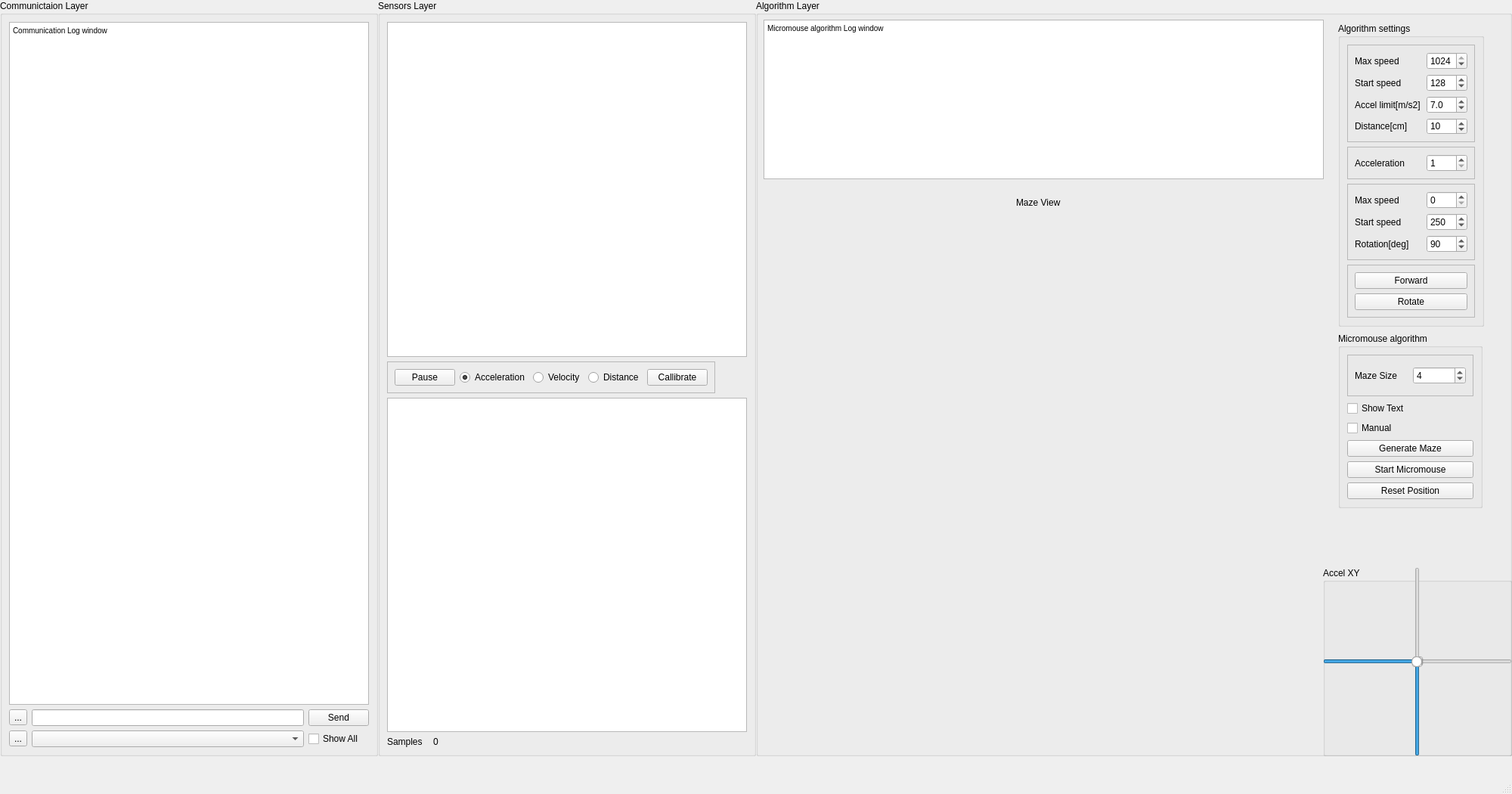
<?xml version="1.0" encoding="UTF-8"?>
<ui version="4.0">
 <class>MainWindow</class>
 <widget class="QMainWindow" name="MainWindow">
  <property name="geometry">
   <rect>
    <x>0</x>
    <y>0</y>
    <width>2000</width>
    <height>1050</height>
   </rect>
  </property>
  <property name="sizePolicy">
   <sizepolicy hsizetype="Fixed" vsizetype="Fixed">
    <horstretch>0</horstretch>
    <verstretch>0</verstretch>
   </sizepolicy>
  </property>
  <property name="windowTitle">
   <string>MainWindow</string>
  </property>
  <widget class="QWidget" name="centralwidget">
   <widget class="QGroupBox" name="gB_lvl0">
    <property name="geometry">
     <rect>
      <x>0</x>
      <y>0</y>
      <width>500</width>
      <height>1000</height>
     </rect>
    </property>
    <property name="title">
     <string>Communictaion Layer</string>
    </property>
    <layout class="QGridLayout" name="gridLayout_2">
     <item row="1" column="0" colspan="4">
      <widget class="QTextEdit" name="tE_Log">
       <property name="html">
        <string>&lt;!DOCTYPE HTML PUBLIC &quot;-//W3C//DTD HTML 4.0//EN&quot; &quot;http://www.w3.org/TR/REC-html40/strict.dtd&quot;&gt;
&lt;html&gt;&lt;head&gt;&lt;meta name=&quot;qrichtext&quot; content=&quot;1&quot; /&gt;&lt;style type=&quot;text/css&quot;&gt;
p, li { white-space: pre-wrap; }
&lt;/style&gt;&lt;/head&gt;&lt;body style=&quot; font-family:'MS Shell Dlg 2'; font-size:7.8pt; font-weight:400; font-style:normal;&quot;&gt;
&lt;p style=&quot; margin-top:0px; margin-bottom:0px; margin-left:0px; margin-right:0px; -qt-block-indent:0; text-indent:0px;&quot;&gt;Communication Log window&lt;/p&gt;&lt;/body&gt;&lt;/html&gt;</string>
       </property>
      </widget>
     </item>
     <item row="5" column="1" colspan="2">
      <widget class="QComboBox" name="cB_Devices"/>
     </item>
     <item row="5" column="3">
      <widget class="QCheckBox" name="checkBox">
       <property name="text">
        <string>Show All</string>
       </property>
      </widget>
     </item>
     <item row="2" column="3">
      <widget class="QPushButton" name="pB_Send">
       <property name="sizePolicy">
        <sizepolicy hsizetype="Fixed" vsizetype="Fixed">
         <horstretch>0</horstretch>
         <verstretch>0</verstretch>
        </sizepolicy>
       </property>
       <property name="text">
        <string>Send</string>
       </property>
      </widget>
     </item>
     <item row="5" column="0">
      <widget class="QToolButton" name="tB_Refresh">
       <property name="text">
        <string>...</string>
       </property>
      </widget>
     </item>
     <item row="2" column="1" colspan="2">
      <widget class="QLineEdit" name="lE_Message"/>
     </item>
     <item row="2" column="0">
      <widget class="QToolButton" name="tB_Clear">
       <property name="text">
        <string>...</string>
       </property>
      </widget>
     </item>
    </layout>
   </widget>
   <widget class="QGroupBox" name="gB_lvl1">
    <property name="geometry">
     <rect>
      <x>500</x>
      <y>0</y>
      <width>500</width>
      <height>1000</height>
     </rect>
    </property>
    <property name="title">
     <string>Sensors Layer</string>
    </property>
    <layout class="QGridLayout" name="gridLayout_10">
     <item row="4" column="1">
      <widget class="QLabel" name="l_SampleR">
       <property name="maximumSize">
        <size>
         <width>90</width>
         <height>16777215</height>
        </size>
       </property>
       <property name="text">
        <string>0</string>
       </property>
      </widget>
     </item>
     <item row="4" column="0">
      <widget class="QLabel" name="label">
       <property name="maximumSize">
        <size>
         <width>55</width>
         <height>16777215</height>
        </size>
       </property>
       <property name="text">
        <string>Samples</string>
       </property>
      </widget>
     </item>
     <item row="0" column="0" colspan="7">
      <widget class="QChartView" name="cGyro">
       <property name="maximumSize">
        <size>
         <width>10000</width>
         <height>500</height>
        </size>
       </property>
      </widget>
     </item>
     <item row="3" column="0" colspan="7">
      <widget class="QChartView" name="cAccel">
       <property name="maximumSize">
        <size>
         <width>10000</width>
         <height>500</height>
        </size>
       </property>
      </widget>
     </item>
     <item row="1" column="0" colspan="3">
      <widget class="QFrame" name="frame_5">
       <property name="frameShape">
        <enum>QFrame::StyledPanel</enum>
       </property>
       <property name="frameShadow">
        <enum>QFrame::Raised</enum>
       </property>
       <layout class="QGridLayout" name="gridLayout_9">
        <item row="0" column="4">
         <widget class="QPushButton" name="pB_HomeAll">
          <property name="text">
           <string>Callibrate</string>
          </property>
         </widget>
        </item>
        <item row="0" column="1">
         <widget class="QRadioButton" name="rB_Acceleration">
          <property name="maximumSize">
           <size>
            <width>93</width>
            <height>16777215</height>
           </size>
          </property>
          <property name="text">
           <string>Acceleration</string>
          </property>
          <property name="checked">
           <bool>true</bool>
          </property>
         </widget>
        </item>
        <item row="0" column="0">
         <widget class="QPushButton" name="pB_Pause">
          <property name="maximumSize">
           <size>
            <width>93</width>
            <height>16777215</height>
           </size>
          </property>
          <property name="text">
           <string>Pause</string>
          </property>
         </widget>
        </item>
        <item row="0" column="3">
         <widget class="QRadioButton" name="rB_Distance">
          <property name="maximumSize">
           <size>
            <width>93</width>
            <height>16777215</height>
           </size>
          </property>
          <property name="text">
           <string>Distance</string>
          </property>
         </widget>
        </item>
        <item row="0" column="2">
         <widget class="QRadioButton" name="rB_Velocity">
          <property name="maximumSize">
           <size>
            <width>93</width>
            <height>16777215</height>
           </size>
          </property>
          <property name="text">
           <string>Velocity</string>
          </property>
         </widget>
        </item>
       </layout>
      </widget>
     </item>
    </layout>
   </widget>
   <widget class="QGroupBox" name="GB_lvl2">
    <property name="geometry">
     <rect>
      <x>1000</x>
      <y>0</y>
      <width>1000</width>
      <height>1000</height>
     </rect>
    </property>
    <property name="title">
     <string>Algorithm Layer</string>
    </property>
    <widget class="QWidget" name="w_Maze" native="true">
     <property name="geometry">
      <rect>
       <x>0</x>
       <y>250</y>
       <width>750</width>
       <height>750</height>
      </rect>
     </property>
     <widget class="QLabel" name="label_10">
      <property name="geometry">
       <rect>
        <x>344</x>
        <y>10</y>
        <width>62</width>
        <height>16</height>
       </rect>
      </property>
      <property name="text">
       <string>Maze View</string>
      </property>
     </widget>
    </widget>
    <widget class="QGroupBox" name="groupBox">
     <property name="geometry">
      <rect>
       <x>750</x>
       <y>750</y>
       <width>250</width>
       <height>250</height>
      </rect>
     </property>
     <property name="title">
      <string>Accel XY</string>
     </property>
     <widget class="QSlider" name="vS_x">
      <property name="geometry">
       <rect>
        <x>100</x>
        <y>0</y>
        <width>50</width>
        <height>250</height>
       </rect>
      </property>
      <property name="maximumSize">
       <size>
        <width>16777215</width>
        <height>500</height>
       </size>
      </property>
      <property name="minimum">
       <number>-250</number>
      </property>
      <property name="maximum">
       <number>250</number>
      </property>
      <property name="tracking">
       <bool>true</bool>
      </property>
      <property name="orientation">
       <enum>Qt::Vertical</enum>
      </property>
     </widget>
     <widget class="QSlider" name="hS_y">
      <property name="geometry">
       <rect>
        <x>0</x>
        <y>100</y>
        <width>250</width>
        <height>50</height>
       </rect>
      </property>
      <property name="minimum">
       <number>-250</number>
      </property>
      <property name="maximum">
       <number>250</number>
      </property>
      <property name="orientation">
       <enum>Qt::Horizontal</enum>
      </property>
     </widget>
     <widget class="QRadioButton" name="rB_xy">
      <property name="geometry">
       <rect>
        <x>117</x>
        <y>117</y>
        <width>16</width>
        <height>16</height>
       </rect>
      </property>
      <property name="text">
       <string/>
      </property>
      <property name="checked">
       <bool>false</bool>
      </property>
     </widget>
     <zorder>hS_y</zorder>
     <zorder>vS_x</zorder>
     <zorder>rB_xy</zorder>
    </widget>
    <widget class="QGroupBox" name="groupBox_3">
     <property name="geometry">
      <rect>
       <x>770</x>
       <y>30</y>
       <width>193</width>
       <height>402</height>
      </rect>
     </property>
     <property name="title">
      <string>Algorithm settings</string>
     </property>
     <property name="flat">
      <bool>false</bool>
     </property>
     <layout class="QGridLayout" name="gridLayout">
      <item row="3" column="0">
       <widget class="QFrame" name="frame_2">
        <property name="frameShape">
         <enum>QFrame::StyledPanel</enum>
        </property>
        <property name="frameShadow">
         <enum>QFrame::Raised</enum>
        </property>
        <layout class="QGridLayout" name="gridLayout_4">
         <item row="3" column="1">
          <widget class="QSpinBox" name="sB_Rotation">
           <property name="maximumSize">
            <size>
             <width>54</width>
             <height>16777215</height>
            </size>
           </property>
           <property name="minimum">
            <number>-360</number>
           </property>
           <property name="maximum">
            <number>3600</number>
           </property>
           <property name="singleStep">
            <number>15</number>
           </property>
           <property name="value">
            <number>90</number>
           </property>
          </widget>
         </item>
         <item row="2" column="1">
          <widget class="QSpinBox" name="sB_RStartSpeed">
           <property name="maximumSize">
            <size>
             <width>54</width>
             <height>16777215</height>
            </size>
           </property>
           <property name="prefix">
            <string extracomment="PWM value 1-1024 "/>
           </property>
           <property name="maximum">
            <number>1024</number>
           </property>
           <property name="singleStep">
            <number>16</number>
           </property>
           <property name="value">
            <number>250</number>
           </property>
          </widget>
         </item>
         <item row="2" column="0">
          <widget class="QLabel" name="label_8">
           <property name="text">
            <string>Start speed</string>
           </property>
          </widget>
         </item>
         <item row="3" column="0">
          <widget class="QLabel" name="label_9">
           <property name="text">
            <string>Rotation[deg]</string>
           </property>
          </widget>
         </item>
         <item row="1" column="0">
          <widget class="QLabel" name="label_2">
           <property name="text">
            <string>Max speed</string>
           </property>
          </widget>
         </item>
         <item row="1" column="1">
          <widget class="QSpinBox" name="sB_RMaxSpeed">
           <property name="maximumSize">
            <size>
             <width>54</width>
             <height>16777215</height>
            </size>
           </property>
           <property name="prefix">
            <string extracomment="PWM value 1-1024 "/>
           </property>
           <property name="maximum">
            <number>1024</number>
           </property>
           <property name="singleStep">
            <number>16</number>
           </property>
          </widget>
         </item>
        </layout>
       </widget>
      </item>
      <item row="4" column="0">
       <widget class="QFrame" name="frame_3">
        <property name="frameShape">
         <enum>QFrame::StyledPanel</enum>
        </property>
        <property name="frameShadow">
         <enum>QFrame::Raised</enum>
        </property>
        <layout class="QGridLayout" name="gridLayout_5">
         <item row="1" column="1">
          <widget class="QPushButton" name="pB_Build_1">
           <property name="text">
            <string>Forward</string>
           </property>
          </widget>
         </item>
         <item row="3" column="1">
          <widget class="QPushButton" name="pB_Build_2">
           <property name="text">
            <string>Rotate</string>
           </property>
          </widget>
         </item>
        </layout>
       </widget>
      </item>
      <item row="1" column="0">
       <widget class="QFrame" name="frame">
        <property name="frameShape">
         <enum>QFrame::StyledPanel</enum>
        </property>
        <property name="frameShadow">
         <enum>QFrame::Raised</enum>
        </property>
        <layout class="QGridLayout" name="gridLayout_3">
         <item row="0" column="0">
          <widget class="QLabel" name="label_4">
           <property name="text">
            <string>Max speed</string>
           </property>
          </widget>
         </item>
         <item row="0" column="1">
          <widget class="QSpinBox" name="sB_MMaxSpeed">
           <property name="maximumSize">
            <size>
             <width>54</width>
             <height>16777215</height>
            </size>
           </property>
           <property name="prefix">
            <string extracomment="PWM value 1-1024 "/>
           </property>
           <property name="minimum">
            <number>0</number>
           </property>
           <property name="maximum">
            <number>1024</number>
           </property>
           <property name="singleStep">
            <number>16</number>
           </property>
           <property name="value">
            <number>1024</number>
           </property>
          </widget>
         </item>
         <item row="2" column="1">
          <widget class="QDoubleSpinBox" name="dSB_Accel">
           <property name="maximumSize">
            <size>
             <width>54</width>
             <height>16777215</height>
            </size>
           </property>
           <property name="decimals">
            <number>1</number>
           </property>
           <property name="maximum">
            <double>40.000000000000000</double>
           </property>
           <property name="singleStep">
            <double>0.100000000000000</double>
           </property>
           <property name="value">
            <double>7.000000000000000</double>
           </property>
          </widget>
         </item>
         <item row="3" column="1">
          <widget class="QSpinBox" name="spinBox">
           <property name="maximumSize">
            <size>
             <width>54</width>
             <height>16777215</height>
            </size>
           </property>
           <property name="minimum">
            <number>-100</number>
           </property>
           <property name="maximum">
            <number>100</number>
           </property>
           <property name="value">
            <number>10</number>
           </property>
          </widget>
         </item>
         <item row="1" column="0">
          <widget class="QLabel" name="label_7">
           <property name="text">
            <string>Start speed</string>
           </property>
          </widget>
         </item>
         <item row="3" column="0">
          <widget class="QLabel" name="label_6">
           <property name="text">
            <string>Distance[cm]</string>
           </property>
          </widget>
         </item>
         <item row="1" column="1">
          <widget class="QSpinBox" name="sB_MStartSpeed">
           <property name="maximumSize">
            <size>
             <width>54</width>
             <height>16777215</height>
            </size>
           </property>
           <property name="prefix">
            <string extracomment="PWM value 1-1024 "/>
           </property>
           <property name="maximum">
            <number>1028</number>
           </property>
           <property name="singleStep">
            <number>16</number>
           </property>
           <property name="value">
            <number>128</number>
           </property>
          </widget>
         </item>
         <item row="2" column="0">
          <widget class="QLabel" name="label_5">
           <property name="text">
            <string>Accel limit[m/s2]</string>
           </property>
          </widget>
         </item>
        </layout>
       </widget>
      </item>
      <item row="2" column="0">
       <widget class="QFrame" name="frame_7">
        <property name="frameShape">
         <enum>QFrame::StyledPanel</enum>
        </property>
        <property name="frameShadow">
         <enum>QFrame::Raised</enum>
        </property>
        <layout class="QGridLayout" name="gridLayout_11">
         <item row="0" column="0">
          <widget class="QLabel" name="label_3">
           <property name="text">
            <string>Acceleration</string>
           </property>
          </widget>
         </item>
         <item row="0" column="1">
          <widget class="QSpinBox" name="sB_Accel">
           <property name="maximumSize">
            <size>
             <width>54</width>
             <height>16777215</height>
            </size>
           </property>
           <property name="minimum">
            <number>1</number>
           </property>
           <property name="maximum">
            <number>256</number>
           </property>
           <property name="singleStep">
            <number>2</number>
           </property>
           <property name="value">
            <number>1</number>
           </property>
          </widget>
         </item>
        </layout>
       </widget>
      </item>
     </layout>
    </widget>
    <widget class="QGroupBox" name="groupBox_2">
     <property name="geometry">
      <rect>
       <x>770</x>
       <y>440</y>
       <width>191</width>
       <height>232</height>
      </rect>
     </property>
     <property name="title">
      <string>Micromouse algorithm</string>
     </property>
     <layout class="QGridLayout" name="gridLayout_6">
      <item row="1" column="0" colspan="2">
       <widget class="QCheckBox" name="cB_ShowText">
        <property name="text">
         <string>Show Text</string>
        </property>
       </widget>
      </item>
      <item row="2" column="0" colspan="2">
       <widget class="QCheckBox" name="cB_Manual">
        <property name="text">
         <string>Manual</string>
        </property>
       </widget>
      </item>
      <item row="4" column="0" colspan="2">
       <widget class="QPushButton" name="pB_Mic">
        <property name="text">
         <string>Start Micromouse</string>
        </property>
       </widget>
      </item>
      <item row="3" column="0" colspan="2">
       <widget class="QPushButton" name="pB_MazeGen">
        <property name="text">
         <string>Generate Maze</string>
        </property>
       </widget>
      </item>
      <item row="0" column="0" colspan="2">
       <widget class="QFrame" name="frame_6">
        <property name="frameShape">
         <enum>QFrame::StyledPanel</enum>
        </property>
        <property name="frameShadow">
         <enum>QFrame::Raised</enum>
        </property>
        <layout class="QGridLayout" name="gridLayout_7">
         <item row="0" column="0">
          <widget class="QLabel" name="label_11">
           <property name="maximumSize">
            <size>
             <width>9999</width>
             <height>16777215</height>
            </size>
           </property>
           <property name="text">
            <string>Maze Size</string>
           </property>
          </widget>
         </item>
         <item row="0" column="1">
          <widget class="QSpinBox" name="sB_MazeSize">
           <property name="minimum">
            <number>3</number>
           </property>
           <property name="maximum">
            <number>16</number>
           </property>
           <property name="value">
            <number>4</number>
           </property>
          </widget>
         </item>
        </layout>
       </widget>
      </item>
      <item row="5" column="0" colspan="2">
       <widget class="QPushButton" name="pB_ResetPos">
        <property name="text">
         <string>Reset Position</string>
        </property>
       </widget>
      </item>
     </layout>
    </widget>
    <widget class="QTextEdit" name="tE_MicLog">
     <property name="geometry">
      <rect>
       <x>10</x>
       <y>26</y>
       <width>741</width>
       <height>211</height>
      </rect>
     </property>
     <property name="html">
      <string>&lt;!DOCTYPE HTML PUBLIC &quot;-//W3C//DTD HTML 4.0//EN&quot; &quot;http://www.w3.org/TR/REC-html40/strict.dtd&quot;&gt;
&lt;html&gt;&lt;head&gt;&lt;meta name=&quot;qrichtext&quot; content=&quot;1&quot; /&gt;&lt;style type=&quot;text/css&quot;&gt;
p, li { white-space: pre-wrap; }
&lt;/style&gt;&lt;/head&gt;&lt;body style=&quot; font-family:'MS Shell Dlg 2'; font-size:7.8pt; font-weight:400; font-style:normal;&quot;&gt;
&lt;p style=&quot; margin-top:0px; margin-bottom:0px; margin-left:0px; margin-right:0px; -qt-block-indent:0; text-indent:0px;&quot;&gt;Micromouse algorithm Log window&lt;/p&gt;&lt;/body&gt;&lt;/html&gt;</string>
     </property>
    </widget>
   </widget>
  </widget>
  <widget class="QMenuBar" name="menubar">
   <property name="geometry">
    <rect>
     <x>0</x>
     <y>0</y>
     <width>2000</width>
     <height>26</height>
    </rect>
   </property>
  </widget>
  <widget class="QStatusBar" name="statusbar"/>
 </widget>
 <customwidgets>
  <customwidget>
   <class>QChartView</class>
   <extends>QGraphicsView</extends>
   <header>QtCharts</header>
  </customwidget>
 </customwidgets>
 <resources/>
 <connections/>
</ui>
